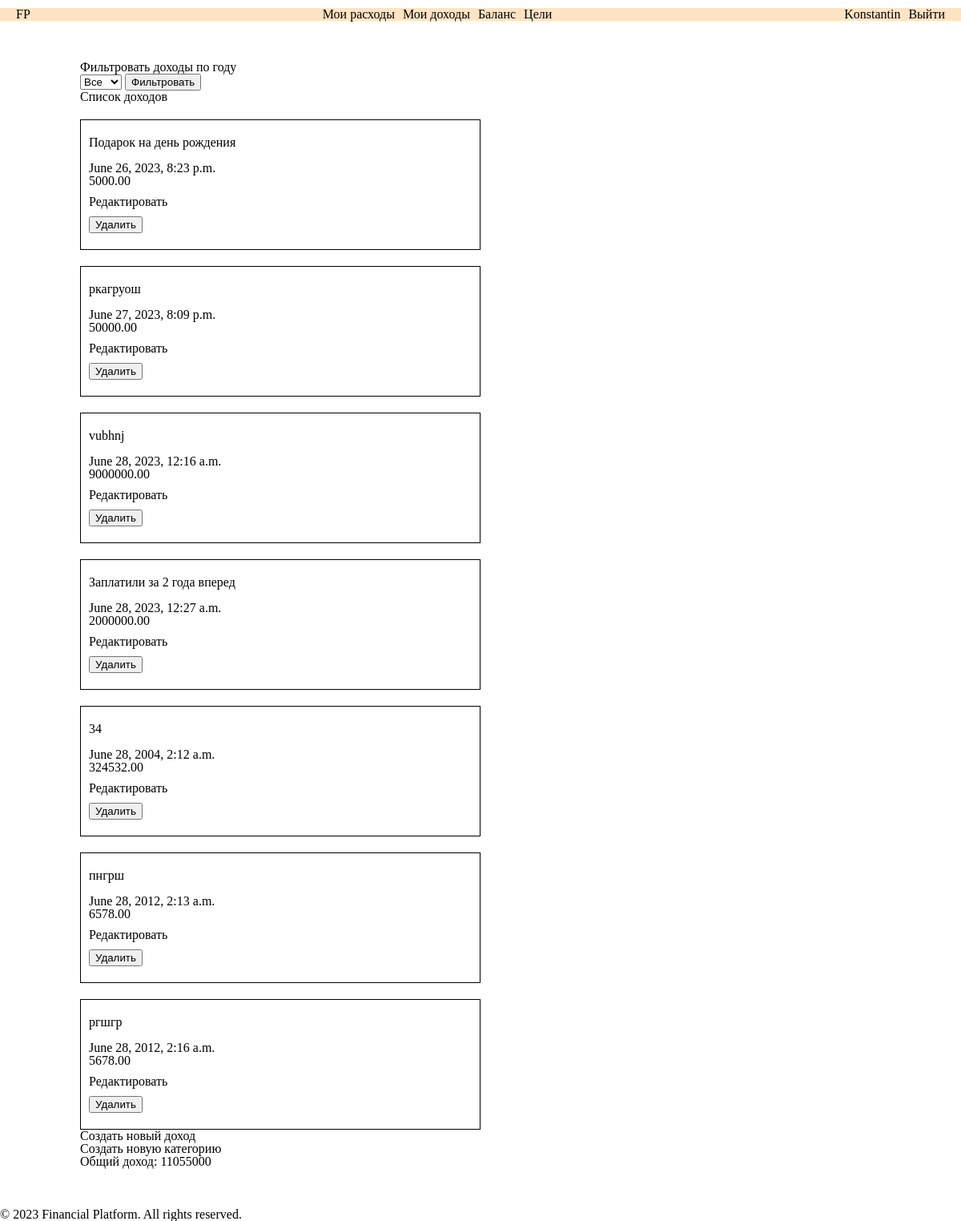
The page /incomes/ (signed in) on the database its author committed.
### incomes/models.py (models this page shows, shortened)
class Income(models.Model):
    income_id = models.AutoField(primary_key=True)
    user = models.ForeignKey(User, on_delete=models.CASCADE)
    income_name = models.CharField(max_length=255, blank=True)
    categories = models.ManyToManyField(IncomeCategory)
    date = models.DateTimeField(default=timezone.now)
    amount = models.DecimalField(max_digits=10, decimal_places=2)
    description = models.TextField(blank=True)

### incomes/views.py (the view)
# urls.py: path('', income_list, name='income_list'),
@login_required
def income_list(request):
    selected_year = request.GET.get('year')
    year = datetime.date.today().year
    month = datetime.date.today().month
    user = request.user
    if selected_year:
        incomes = Income.objects.filter(date__year=selected_year, user=user)
        total_income_sum = calculate_total_income(selected_year, month, user)
    else:
        incomes = Income.objects.filter(user=user)
        total_income_sum = calculate_total_income(year, month, user)
    income_years = Income.objects.filter(user=user).values('date__year').distinct().order_by('-date__year')
    context = {
        'incomes': incomes,
        'total_income_sum': total_income_sum,
        'selected_year': selected_year,
        'income_years': income_years,
    }
    return render(request, 'incomes/income_list.html', context)

### incomes/views.py (called while the page is built)
def calculate_total_income(year, month, user):
    incomes = Income.objects.filter(date__year=year, date__month=month, user=user)
    total_income = incomes.aggregate(Sum('amount'))['amount__sum'] or Decimal('0')
    return total_income

### incomes/templates/incomes/income_list.html (shortened to what this page needs)
{% extends 'base.html' %}
{% load static %}
{% block content %}
  <div class="expenses">
    <h2>Фильтровать доходы по году</h2>
    <form method="GET">
      <select name="year">
        <option value="">Все</option>
      </select>
      <button type="submit">Фильтровать</button>
    </form>
    <h2>Список доходов</h2>
      {% for income in incomes %}
      {% if income.user == request.user %}
      <div class="card">
        <p>{{ income.income_name }} <br>{{ income.category.name }} <br> {{ income.date }} <br> {{ income.amount }} <br> {{ income.description }}</p>
        <a href="{% url 'income_edit' income.income_id %}">Редактировать</a>
        <form method="POST" action="{% url 'income_delete' income.income_id %}">
          <button type="submit">Удалить</button>
        </form>
      </div>
      {% endif %}
      {% empty %}
        <p>Нет доступных доходов.</p>
      {% endfor %}
    <a href="{% url 'income_create' %}">Создать новый доход</a> <br>
    <a class="create-category" href="{% url 'income_category_create' %}">Создать новую категорию</a>
    <p>Общий доход: {{ total_income_sum }}</p>
  </div>
{% endblock %}

### templates/base.html (shortened to what this page needs)
{% load static %}
<!DOCTYPE html>
<html>
<head>
    <link rel="stylesheet" href="{% static 'reset.css' %}">
    <link rel="stylesheet" href="{% static 'base.css' %}">
    <link rel="stylesheet" href="{% static 'balance/css/balance.css' %}">
    <link rel="stylesheet" href="{% static 'expenses/css/expenses.css' %}">
    <link rel="stylesheet" href="{% static 'authentication/css/login.css' %}">
    <link rel="stylesheet" href="{% static 'authentication/css/register.css' %}">
    <link rel="stylesheet" href="{% static 'goals/css/goals.css' %}">
</head>
<body>
    <header class="header header__flex">
        <a class="header__logo" href="{% url 'index' %}">FP</a>
        <nav class="header__nav">
            <ul class="header__ul">
                <li><a class="header__link" href="{% url 'expense_list' %}">Мои расходы</a></li>
                <li><a class="header__link" href="{% url 'income_list' %}">Мои доходы</a></li>
                <li><a class="header__link" href="{% url 'balance' %}">Баланс</a></li>
                <li><a class="header__link" href="{% url 'goal_list' %}">Цели</a></li>
            </ul>
        </nav>
        <menu>
            {% if user.is_authenticated %}
                <ul class="header__ul">
                    <li>{{ user.username }}</li>
                    <li><a class="header__reg-link" href="{% url 'logout' %}">Выйти</a></li>
                </ul>
            {% else %}
                <ul class="header__ul">
                    <li><a class="header__reg-link" class="header__link" href="{% url 'register' %}">Зарегистрироваться</a></li>
                    <li><a class="header__reg-link" class="header__link" href="{% url 'login' %}">Войти</a></li>
                </ul>
            {% endif %}
        </menu>
    </header>
    <main>
        {% block content %}
        {% endblock %}
    </main>
    <footer class="footer">
        <p>&copy; 2023 Financial Platform. All rights reserved.</p>
    </footer>
</body>
</html>

### authentication/static/base.css (style rules this page uses)
a { color: #000; text-decoration: none; }
.header { padding: 0 20px; margin-top: 10px; margin-bottom: 50px; background-color: bisque; }
.header__flex { display: flex; justify-content: space-between; align-items: center; }
.header__ul { display: flex; justify-content: space-between; align-items: center; gap: 10px; }
.header__link { transition: .3s ease-in-out; }
nav { display: flex; justify-content: center; align-items: center; gap: 20px; }
.footer { margin-top: 50px; }

### balance/static/balance/css/balance.css (style rules this page uses)
.expenses { max-width: 100%; margin: 0 auto; }
.card { max-width: 500px; margin-top: 20px; border: 1px solid #000; box-sizing: border-box; padding: 10px; }
.card > * { margin: 10px 0; }

### expenses/static/expenses/css/expenses.css (style rules this page uses)
.expenses { max-width: 1000px; margin: 0 auto; }

### rows shown on the page
Income: income_name "Подарок на день рождения", date "June 26, 2023, 8:23 p.m.", amount "5000.00"
Income: income_name "ркагруош", date "June 27, 2023, 8:09 p.m.", amount "50000.00"
Income: income_name "vubhnj", date "June 28, 2023, 12:16 a.m.", amount "9000000.00"
Income: income_name "Заплатили за 2 года вперед", date "June 28, 2023, 12:27 a.m.", amount "2000000.00"
Income: income_name "34", date "June 28, 2004, 2:12 a.m.", amount "324532.00"
Income: income_name "пнгрш", date "June 28, 2012, 2:13 a.m.", amount "6578.00"
Income: income_name "ргшгр", date "June 28, 2012, 2:16 a.m.", amount "5678.00"

### other values the page prints
{{ user.username }} "Konstantin"
{{ total_income_sum }} "11055000"
